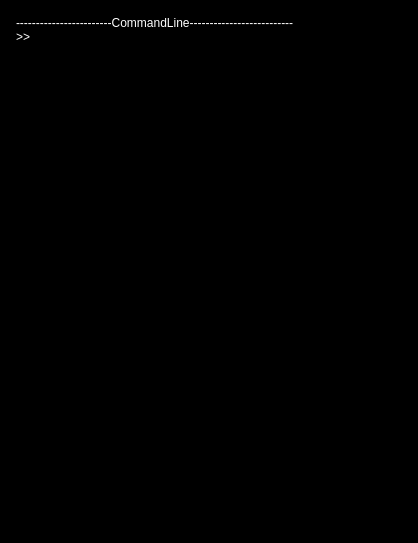
<?xml version="1.0" encoding="UTF-8"?>
<ui version="4.0">
 <class>commandline</class>
 <widget class="QMainWindow" name="commandline">
  <property name="geometry">
   <rect>
    <x>0</x>
    <y>0</y>
    <width>418</width>
    <height>543</height>
   </rect>
  </property>
  <property name="windowTitle">
   <string>commandline</string>
  </property>
  <property name="styleSheet">
   <string notr="true">background-color: rgb(0, 0, 0);
color: rgb(255, 255, 255);</string>
  </property>
  <widget class="QWidget" name="centralWidget">
   <layout class="QVBoxLayout" name="verticalLayout">
    <item>
     <widget class="QTextBrowser" name="textBrowser">
      <property name="readOnly">
       <bool>true</bool>
      </property>
      <property name="html">
       <string>&lt;!DOCTYPE HTML PUBLIC &quot;-//W3C//DTD HTML 4.0//EN&quot; &quot;http://www.w3.org/TR/REC-html40/strict.dtd&quot;&gt;
&lt;html&gt;&lt;head&gt;&lt;meta name=&quot;qrichtext&quot; content=&quot;1&quot; /&gt;&lt;style type=&quot;text/css&quot;&gt;
p, li { white-space: pre-wrap; }
&lt;/style&gt;&lt;/head&gt;&lt;body style=&quot; font-family:'SimSun'; font-size:9pt; font-weight:400; font-style:normal;&quot;&gt;
&lt;p style=&quot; margin-top:0px; margin-bottom:0px; margin-left:0px; margin-right:0px; -qt-block-indent:0; text-indent:0px;&quot;&gt;------------------------CommandLine--------------------------&lt;/p&gt;
&lt;p style=&quot; margin-top:0px; margin-bottom:0px; margin-left:0px; margin-right:0px; -qt-block-indent:0; text-indent:0px;&quot;&gt;&amp;gt;&amp;gt;&lt;/p&gt;&lt;/body&gt;&lt;/html&gt;</string>
      </property>
     </widget>
    </item>
    <item>
     <widget class="QLineEdit" name="lineEdit"/>
    </item>
   </layout>
  </widget>
 </widget>
 <layoutdefault spacing="6" margin="11"/>
 <resources/>
 <connections/>
</ui>
